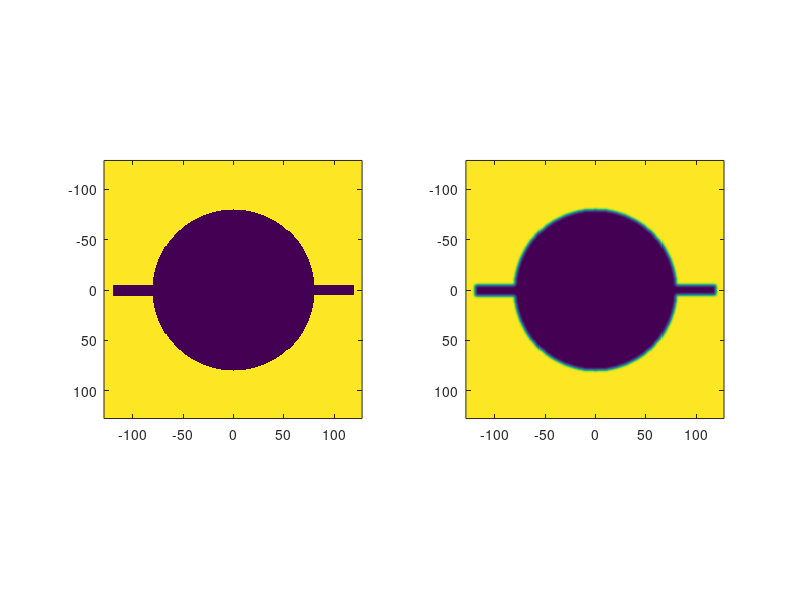

This chart was generated by the following MATLAB code: (Note: this script raises an error after producing the figure.)
clear
close all
clc

Ly = 256;
My = 256;
Lx = 256;
Mx = 256;
dx = Lx/Mx;
dy = Ly/My;
x = -Lx/2:dx:Lx/2-dx;
y = -Ly/2:dy:Ly/2-dy;
[X,Y] = meshgrid(x,y);

dkx = 2*pi/Lx; dky = 2*pi/Ly;
kxmax = 2*pi/dx; kymax = 2*pi/dy;
kx = -kxmax/2:dkx:kxmax/2-dkx;
ky = -kymax/2:dky:kymax/2-dky;
[Kx,Ky] = meshgrid(kx,ky);


R0 = 80;
njet = 2;
angles = 0:2*pi/njet:2*pi*(1-1/njet)
V =  X.^2 + Y.^2 > R0.^2 ;

test = zeros(size(V));
gamma = zeros(size(V));
loss = zeros(size(V));
for jj = 1:length(angles)
    
    test = test + (X > 0.9*R0 & X < R0+40 & abs(Y) < 5);
    Z = (X+1i*Y).*exp(-1i*angles(2));
    X = real(Z); Y = imag(Z);
    if floor(jj/2) == jj/2
        gamma =  gamma + 2*(X.^2 + Y.^2 > (R0+30).^2).*(abs(angle(Z)) < angles(2)/2);
        loss =  loss + 2.5*(X.^2 + Y.^2 > (R0+30).^2).*(abs(angle(Z)) < angles(2)/2);
    else
        gamma = gamma + 1*(X.^2 + Y.^2 > (R0+30).^2).*(abs(angle(Z)) < angles(2)/2);
        loss = loss +5*(X.^2 + Y.^2 > (R0+30).^2).*(abs(angle(Z)) < angles(2)/2);
    end
end
V = V & ~ test;

% [X,Y] = meshgrid(x,y);
% V = V - 0.5*(X.^2 + Y.^2 < R0.^2 & X.^2 + Y.^2 > (R0-5).^2);
% for jj = 1:length(angles)
%     Z = (X+1i*Y).*exp(-1i*angles(2));
%     X = real(Z); Y = imag(Z);
%     if floor(jj/2) == jj/2
%        disp(num2str(jj))
%         V = V + 0.5*(X > R0-5 & X < R0 & abs(Y) <5);
%     end
%     
% end


figure
subplot(121)
imagesc(x,y,V)
set(gca,'PlotBoxAspectRatio',[Lx/Ly 1 1])


V = fftshift(fft2(V));

V = V.*exp(-(X.^2+Y.^2)/40^2);
V = real(ifft2(ifftshift(V)));

subplot(122)
imagesc(x,y,V)
set(gca,'PlotBoxAspectRatio',[Lx/Ly 1 1])
hold on
plot(R0*exp(1i*angles),'sqr')

V = 3*(V);
hdf5write('Potential.h5','/1/V',V,'/1/x',x,'/1/y',y);
hdf5write('Losses.h5','/1/V2',gamma,'/1/loss',loss,'/1/x',x,'/1/y',y);

Vx = real(ifft2(ifftshift(1i*Kx.*fftshift(fft2(V)))));
Vy = real(ifft2(ifftshift(1i*Ky.*fftshift(fft2(V)))));


figure
imagesc(gamma)
%% Look at the Ground State

phiR = hdf5read('Groundstate.h5','/1/phiR');
phiI = hdf5read('Groundstate.h5','/1/phiI');
wavefunction = phiR + 1i*phiI;
figure
imagesc(x,x,abs(wavefunction).^2)
set(gca,'PlotBoxAspectRatio',[Lx/Ly 1 1])


%%
addpath ~/Documents/2DQT_Analysis_v1.0
addpath ~/Documents/2DQT_Analysis_v1.0/RCA_v3/
v = VideoWriter('peaks.avi');
open(v);
B = bwboundaries(V<0.25);
B = B{1};

RP = [];
RM = []
for ii =175:220
    
    loadfile = [num2str(ii) '.h5'];
    phiR = hdf5read(loadfile,'/1/phiR');
    phiI = hdf5read(loadfile,'/1/phiI');
    wavefunction = phiR + 1i*phiI;
    
    figure(2)
    clf
    subplot(131)
    imagesc(x,x,abs(wavefunction).^2)
    set(gca,'PlotBoxAspectRatio',[Lx/Ly 1 1],'ydir','normal')
    Fx(ii) = sum(abs(wavefunction(:)).^2.*Vx(:))*dx*dy;
    Fy(ii) = sum(abs(wavefunction(:)).^2.*Vy(:))*dx*dy;
    colorbar
    subplot(132)
    imagesc(x,x,angle(wavefunction))
    set(gca,'PlotBoxAspectRatio',[Lx/Ly 1 1],'ydir','normal')
    [n,nplus,nminus,xi,yi,kappai] = GetVortexPositions3(wavefunction,Lx,Ly,V < 0.25);
    subplot(133)
    plot(xi(1:nplus),yi(1:nplus),'.r')
    rp = [xi(1:nplus) yi(1:nplus)];
    rm = [xi(nplus+1:end) yi(nplus+1:end)];
    
    RP = [RP; rp];
    RM = [RM; rm];
    NP(ii) = nplus;
    NM(ii) = nminus;
%           if ~isempty(rp) && ~isempty(rm)
%           [PCLUSTERS,NCLUSTERS,DIPOLES] = RCA(rp,rm,Lx,Ly,1);
%          end
    xlim([-Lx/2 Lx/2])
    ylim([-Ly/2 Ly/2])
    set(gca,'PlotBoxAspectRatio',[Lx/Ly 1 1],'ydir','normal')
    box on
    hold on
    plot(xi(nplus+1:end),yi(nplus+1:end),'.b')
    plot(B(:,2)-Lx/2-1,B(:,1)-Ly/2-1,'-k')
    frame = getframe(gcf);
    writeVideo(v,frame);
    
    
end
close(v);


phase = angle(wavefunction);
[Ux,~] = gradient(unwrap(phase,[],2));
[~,Uy] = gradient(unwrap(phase,[],1));


